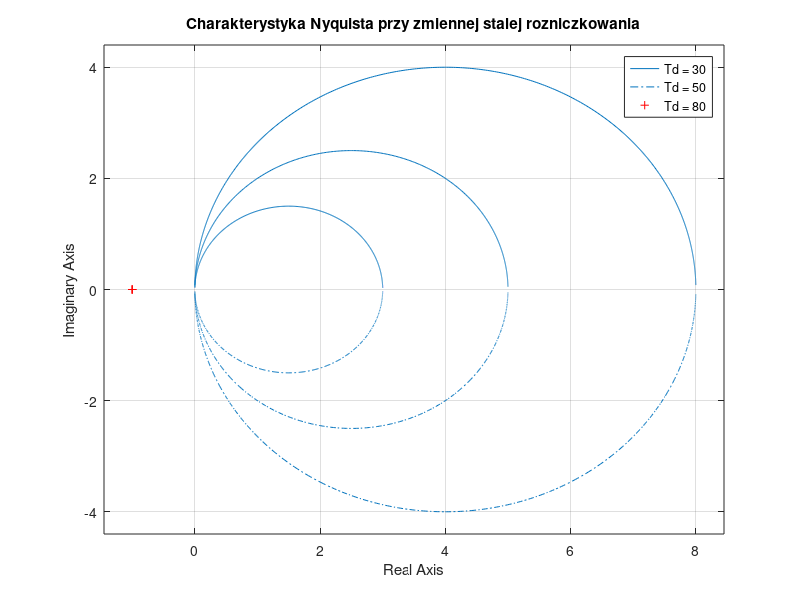
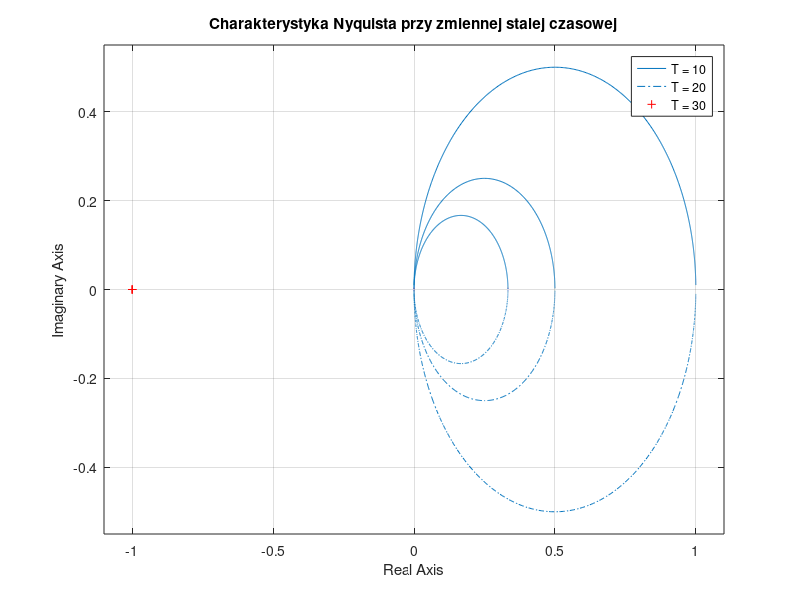
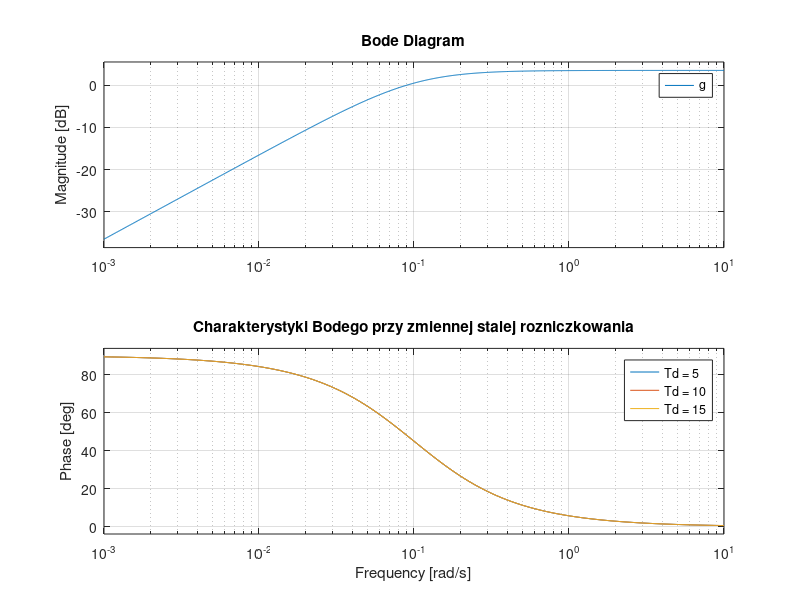
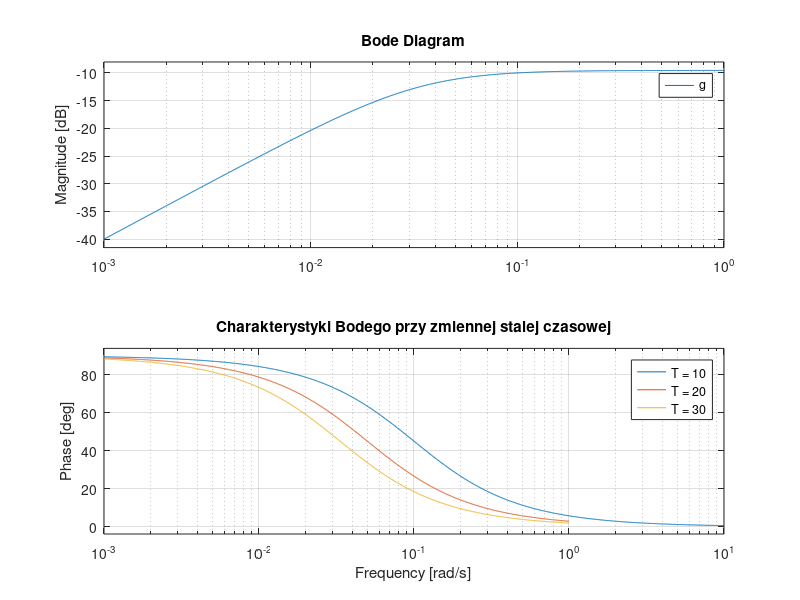

Source code (MATLAB) for these figures, in order:
clear all; close all;

% Obiekt rozniczkujacy rzeczywisty
% ************************************************************************
% Charakterystyka Nyquista
% ************************************************************************
figure(1)
T = 10; Td = 30;
g = tf([Td 0], [T 1]);
nyquist(g), hold on

T = 10; Td = 50;
g = tf([Td 0], [T 1]);
nyquist(g)

T = 10; Td = 80;
g = tf([Td 0], [T 1]);
nyquist(g)


grid on
title('Charakterystyka Nyquista przy zmiennej stalej rozniczkowania')


legend('Td = 30', 'Td = 50', 'Td = 80')
% ************************************************************************
figure(2)
T = 10; Td = 10;
g = tf([Td 0], [T 1]);
nyquist(g), hold on

T = 20; Td = 10;
g = tf([Td 0], [T 1]);
nyquist(g)

T = 30; Td = 10;
g = tf([Td 0], [T 1]);
nyquist(g)


grid on
title('Charakterystyka Nyquista przy zmiennej stalej czasowej')


legend('T = 10', 'T = 20', 'T = 30')
% ************************************************************************
% Charakterystyki Bodego
% ************************************************************************
figure(3)
T = 10; Td = 5;
g = tf([Td 0], [T 1]);
bode(g), hold on

T = 10; Td = 10;
g = tf([Td 0], [T 1]);
bode(g)

T = 10; Td = 15;
g = tf([Td 0], [T 1]);
bode(g)


grid on
title('Charakterystyki Bodego przy zmiennej stalej rozniczkowania')


legend('Td = 5', 'Td = 10', 'Td = 15')
% ************************************************************************
figure(4)
T = 10; Td = 10;
g = tf([Td 0], [T 1]);
bode(g), hold on

T = 20; Td = 10;
g = tf([Td 0], [T 1]);
bode(g)

T = 30; Td = 10;
g = tf([Td 0], [T 1]);
bode(g)


grid on
title('Charakterystyki Bodego przy zmiennej stalej czasowej')


legend('T = 10', 'T = 20', 'T = 30')
